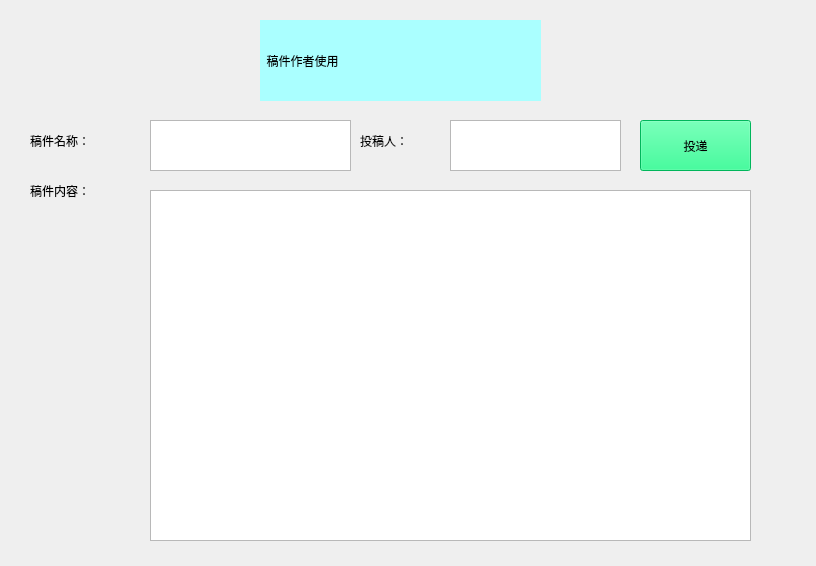
<?xml version="1.0" encoding="UTF-8"?>
<ui version="4.0">
 <class>AuthorEmail</class>
 <widget class="QWidget" name="AuthorEmail">
  <property name="geometry">
   <rect>
    <x>0</x>
    <y>0</y>
    <width>816</width>
    <height>566</height>
   </rect>
  </property>
  <property name="windowTitle">
   <string>AuthorEmail</string>
  </property>
  <widget class="QLabel" name="label">
   <property name="geometry">
    <rect>
     <x>260</x>
     <y>20</y>
     <width>281</width>
     <height>81</height>
    </rect>
   </property>
   <property name="styleSheet">
    <string notr="true">background-color: rgb(170, 255, 255);
font: 24pt &quot;Arial&quot;;</string>
   </property>
   <property name="text">
    <string>  稿件作者使用</string>
   </property>
  </widget>
  <widget class="QTextEdit" name="edit_name">
   <property name="geometry">
    <rect>
     <x>150</x>
     <y>120</y>
     <width>201</width>
     <height>51</height>
    </rect>
   </property>
  </widget>
  <widget class="QLabel" name="label_2">
   <property name="geometry">
    <rect>
     <x>30</x>
     <y>120</y>
     <width>111</width>
     <height>41</height>
    </rect>
   </property>
   <property name="styleSheet">
    <string notr="true">font: 14pt &quot;Arial&quot;;</string>
   </property>
   <property name="text">
    <string>稿件名称：</string>
   </property>
  </widget>
  <widget class="QLabel" name="label_3">
   <property name="geometry">
    <rect>
     <x>30</x>
     <y>170</y>
     <width>111</width>
     <height>41</height>
    </rect>
   </property>
   <property name="styleSheet">
    <string notr="true">font: 14pt &quot;Arial&quot;;</string>
   </property>
   <property name="text">
    <string>稿件内容：</string>
   </property>
  </widget>
  <widget class="QTextEdit" name="edit_data">
   <property name="geometry">
    <rect>
     <x>150</x>
     <y>190</y>
     <width>601</width>
     <height>351</height>
    </rect>
   </property>
  </widget>
  <widget class="QPushButton" name="td">
   <property name="geometry">
    <rect>
     <x>640</x>
     <y>120</y>
     <width>111</width>
     <height>51</height>
    </rect>
   </property>
   <property name="styleSheet">
    <string notr="true">font: 14pt &quot;Arial&quot;;
background-color: rgb(0, 255, 127);</string>
   </property>
   <property name="text">
    <string>投递</string>
   </property>
  </widget>
  <widget class="QLabel" name="label_4">
   <property name="geometry">
    <rect>
     <x>360</x>
     <y>120</y>
     <width>81</width>
     <height>41</height>
    </rect>
   </property>
   <property name="styleSheet">
    <string notr="true">font: 14pt &quot;Arial&quot;;</string>
   </property>
   <property name="text">
    <string>投稿人：</string>
   </property>
  </widget>
  <widget class="QTextEdit" name="edit_peo">
   <property name="geometry">
    <rect>
     <x>450</x>
     <y>120</y>
     <width>171</width>
     <height>51</height>
    </rect>
   </property>
  </widget>
 </widget>
 <layoutdefault spacing="6" margin="11"/>
 <resources/>
 <connections/>
</ui>
